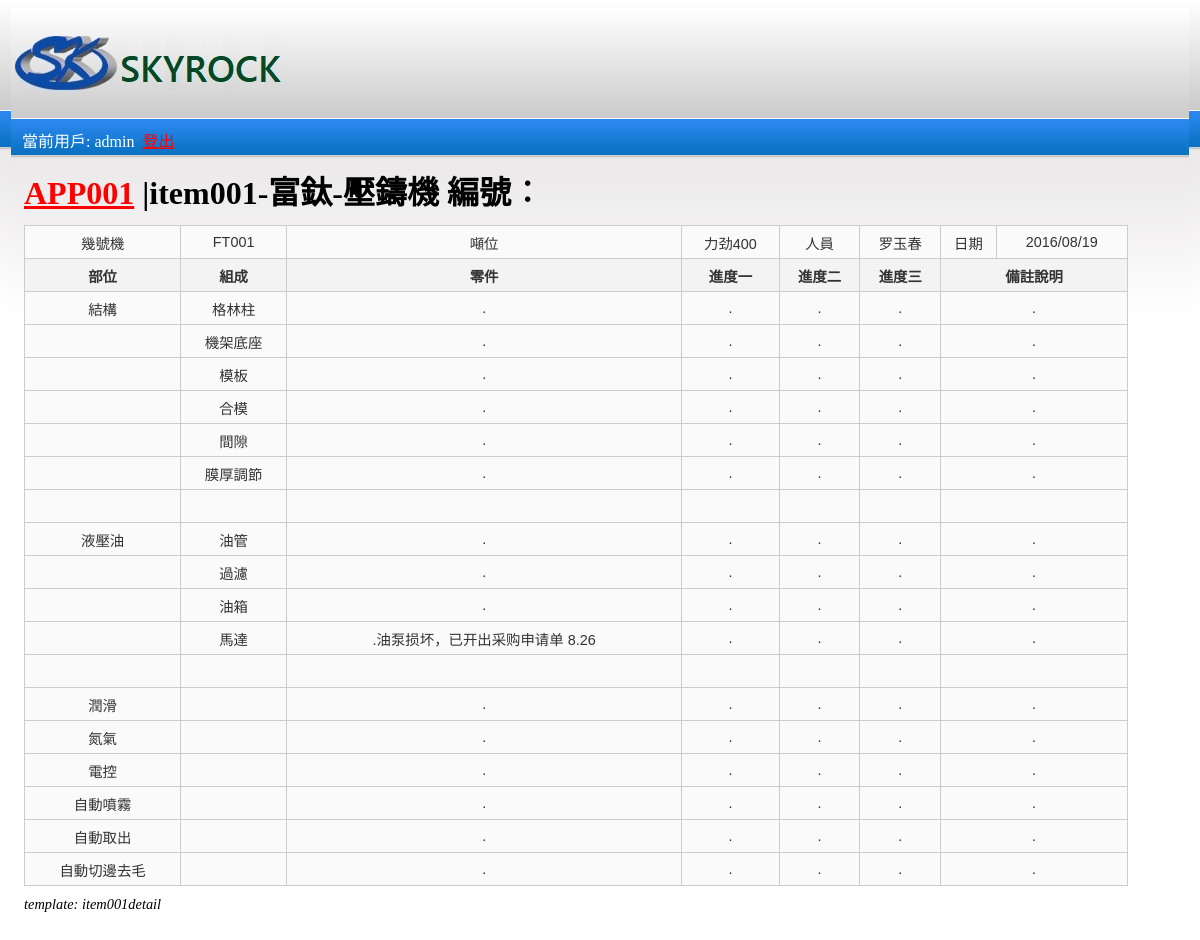
Screenshot of /app001/item001/FT001 (signed in) with the database file from the repository.
### app001/models.py (models this page shows, shortened)
class Item001(models.Model):
    field1 = models.CharField(primary_key=True,max_length=200,verbose_name="幾號機")
    field1a = models.CharField(default=".",max_length=200,verbose_name="噸位")
    r01c6 = models.CharField(default=".",max_length=99,verbose_name="人員")
    r01c8 = models.CharField(default=".",max_length=99,verbose_name="日期")
    r03c3 = models.CharField(default=".",max_length=99,verbose_name="格林柱-零件")
    r03c4 = models.CharField(default=".",max_length=99,verbose_name="格林柱-進度一")
    r03c5 = models.CharField(default=".",max_length=99,verbose_name="格林柱-進度二")
    r03c6 = models.CharField(default=".",max_length=99,verbose_name="格林柱-進度三")
    r03c7 = models.CharField(default=".",max_length=99,verbose_name="格林柱-備註說明")
    r04c3 = models.CharField(default=".",max_length=99,verbose_name="機架底座-零件")
    r04c4 = models.CharField(default=".",max_length=99,verbose_name="機架底座-進度一")
    r04c5 = models.CharField(default=".",max_length=99,verbose_name="機架底座-進度二")
    r04c6 = models.CharField(default=".",max_length=99,verbose_name="機架底座-進度三")
    r04c7 = models.CharField(default=".",max_length=99,verbose_name="機架底座-備註說明")
    r05c3 = models.CharField(default=".",max_length=99,verbose_name="模板-零件")
    r05c4 = models.CharField(default=".",max_length=99,verbose_name="模板-進度一")
    r05c5 = models.CharField(default=".",max_length=99,verbose_name="模板-進度二")
    r05c6 = models.CharField(default=".",max_length=99,verbose_name="模板-進度三")
    r05c7 = models.CharField(default=".",max_length=99,verbose_name="模板-備註說明")
    r06c3 = models.CharField(default=".",max_length=99,verbose_name="合模-零件")
    r06c4 = models.CharField(default=".",max_length=99,verbose_name="合模-進度一")
    r06c5 = models.CharField(default=".",max_length=99,verbose_name="合模-進度二")
    r06c6 = models.CharField(default=".",max_length=99,verbose_name="合模-進度三")
    r06c7 = models.CharField(default=".",max_length=99,verbose_name="合模-備註說明")
    r07c3 = models.CharField(default=".",max_length=99,verbose_name="間隙-零件")
    r07c4 = models.CharField(default=".",max_length=99,verbose_name="間隙-進度一")
    r07c5 = models.CharField(default=".",max_length=99,verbose_name="間隙-進度二")
    r07c6 = models.CharField(default=".",max_length=99,verbose_name="間隙-進度三")
    r07c7 = models.CharField(default=".",max_length=99,verbose_name="間隙-備註說明")
    r08c3 = models.CharField(default=".",max_length=99,verbose_name="膜厚調節-零件")
    r08c4 = models.CharField(default=".",max_length=99,verbose_name="膜厚調節-進度一")
    r08c5 = models.CharField(default=".",max_length=99,verbose_name="膜厚調節-進度二")
    r08c6 = models.CharField(default=".",max_length=99,verbose_name="膜厚調節-進度三")
    r08c7 = models.CharField(default=".",max_length=99,verbose_name="膜厚調節-備註說明")
    r10c3 = models.CharField(default=".",max_length=99,verbose_name="油管-零件")
    r10c4 = models.CharField(default=".",max_length=99,verbose_name="油管-進度一")
    r10c5 = models.CharField(default=".",max_length=99,verbose_name="油管-進度二")
    r10c6 = models.CharField(default=".",max_length=99,verbose_name="油管-進度三")
    r10c7 = models.CharField(default=".",max_length=99,verbose_name="油管-備註說明")
    r11c3 = models.CharField(default=".",max_length=99,verbose_name="過濾-零件")
    r11c4 = models.CharField(default=".",max_length=99,verbose_name="過濾-進度一")
    r11c5 = models.CharField(default=".",max_length=99,verbose_name="過濾-進度二")
    r11c6 = models.CharField(default=".",max_length=99,verbose_name="過濾-進度三")
    r11c7 = models.CharField(default=".",max_length=99,verbose_name="過濾-備註說明")
    r12c3 = models.CharField(default=".",max_length=99,verbose_name="油箱-零件")
    r12c4 = models.CharField(default=".",max_length=99,verbose_name="油箱-進度一")
    r12c5 = models.CharField(default=".",max_length=99,verbose_name="油箱-進度二")
    r12c6 = models.CharField(default=".",max_length=99,verbose_name="油箱-進度三")
    r12c7 = models.CharField(default=".",max_length=99,verbose_name="油箱-備註說明")
    r13c3 = models.CharField(default=".",max_length=99,verbose_name="馬達-零件")
    r13c4 = models.CharField(default=".",max_length=99,verbose_name="馬達-進度一")
    r13c5 = models.CharField(default=".",max_length=99,verbose_name="馬達-進度二")
    r13c6 = models.CharField(default=".",max_length=99,verbose_name="馬達-進度三")
    r13c7 = models.CharField(default=".",max_length=99,verbose_name="馬達-備註說明")
    r15c3 = models.CharField(default=".",max_length=99,verbose_name="潤滑-零件")
    r15c4 = models.CharField(default=".",max_length=99,verbose_name="潤滑-進度一")
    r15c5 = models.CharField(default=".",max_length=99,verbose_name="潤滑-進度二")
    r15c6 = models.CharField(default=".",max_length=99,verbose_name="潤滑-進度三")
    r15c7 = models.CharField(default=".",max_length=99,verbose_name="潤滑-備註說明")
    r16c3 = models.CharField(default=".",max_length=99,verbose_name="氮氣-零件")
    r16c4 = models.CharField(default=".",max_length=99,verbose_name="氮氣-進度一")
    r16c5 = models.CharField(default=".",max_length=99,verbose_name="氮氣-進度二")
    r16c6 = models.CharField(default=".",max_length=99,verbose_name="氮氣-進度三")
    r16c7 = models.CharField(default=".",max_length=99,verbose_name="氮氣-備註說明")
    r17c3 = models.CharField(default=".",max_length=99,verbose_name="電控-零件")
    r17c4 = models.CharField(default=".",max_length=99,verbose_name="電控-進度一")
    r17c5 = models.CharField(default=".",max_length=99,verbose_name="電控-進度二")
    r17c6 = models.CharField(default=".",max_length=99,verbose_name="電控-進度三")
    r17c7 = models.CharField(default=".",max_length=99,verbose_name="電控-備註說明")
    r18c3 = models.CharField(default=".",max_length=99,verbose_name="自動噴霧-零件")
    r18c4 = models.CharField(default=".",max_length=99,verbose_name="自動噴霧-進度一")
    r18c5 = models.CharField(default=".",max_length=99,verbose_name="自動噴霧-進度二")
    r18c6 = models.CharField(default=".",max_length=99,verbose_name="自動噴霧-進度三")
    r18c7 = models.CharField(default=".",max_length=99,verbose_name="自動噴霧-備註說明")
    r19c3 = models.CharField(default=".",max_length=99,verbose_name="自動取出-零件")
    r19c4 = models.CharField(default=".",max_length=99,verbose_name="自動取出-進度一")
    r19c5 = models.CharField(default=".",max_length=99,verbose_name="自動取出-進度二")
    r19c6 = models.CharField(default=".",max_length=99,verbose_name="自動取出-進度三")
    r19c7 = models.CharField(default=".",max_length=99,verbose_name="自動取出-備註說明")
    r20c3 = models.CharField(default=".",max_length=99,verbose_name="自動切邊去毛-零件")
    r20c4 = models.CharField(default=".",max_length=99,verbose_name="自動切邊去毛-進度一")
    r20c5 = models.CharField(default=".",max_length=99,verbose_name="自動切邊去毛-進度二")
    r20c6 = models.CharField(default=".",max_length=99,verbose_name="自動切邊去毛-進度三")
    r20c7 = models.CharField(default=".",max_length=99,verbose_name="自動切邊去毛-備註說明")

### app001/views.py (the view)
# urls.py: url(r'^item001/(?P<item001_id>[_A-Za-z0-9-\\+]+)', views.item001detail, name='item001detail'), #item001/123 後面有東西都好
def item001detail(request, item001_id):
    if not request.user.is_authenticated:
         return redirect('/')
    item001=get_object_or_404(Item001, pk=item001_id)
    context = {'current_user':request.user,'page_title':'item001-富鈦-壓鑄機 編號︰','item001_id': item001_id,'item001': item001,'item001_upper': '/app001/item001/'}
    return render(request, 'app001/item001detail.html', context)

### app001/templates/app001/item001detail.html
{% extends 'app001/base.html' %}
{% block content %}
<table>
    <tr>
        <td>幾號機</td>
        <td>  {{ item001.field1 }}</td>
        <td>噸位</td>
        <td> {{ item001.field1a }}</td>
        <td>人員</td>
        <td>  {{ item001.r01c6 }}</td>
        <td>日期</td>
        <td> {{ item001.r01c8 }}</td>
    </tr>
    <tr>
        <th>部位</th>
        <th>組成</th>
        <th>零件</th>
        <th>進度一</th>
        <th>進度二</th>
        <th>進度三</th>
        <th colspan='2'>備註說明</th>
    </tr>
<tr><td>結構</td><td>格林柱</td><td>{{item001.r03c3}}</td><td>{{item001.r03c4}}</td><td>{{item001.r03c5}}</td><td>{{item001.r03c6}}</td><td colspan="2">{{item001.r03c7}}</td></tr>
<tr><td></td><td>機架底座</td><td>{{item001.r04c3}}</td><td>{{item001.r04c4}}</td><td>{{item001.r04c5}}</td><td>{{item001.r04c6}}</td><td colspan="2">{{item001.r04c7}}</td></tr>
<tr><td></td><td>模板</td><td>{{item001.r05c3}}</td><td>{{item001.r05c4}}</td><td>{{item001.r05c5}}</td><td>{{item001.r05c6}}</td><td colspan="2">{{item001.r05c7}}</td></tr>
<tr><td></td><td>合模</td><td>{{item001.r06c3}}</td><td>{{item001.r06c4}}</td><td>{{item001.r06c5}}</td><td>{{item001.r06c6}}</td><td colspan="2">{{item001.r06c7}}</td></tr>
<tr><td></td><td>間隙</td><td>{{item001.r07c3}}</td><td>{{item001.r07c4}}</td><td>{{item001.r07c5}}</td><td>{{item001.r07c6}}</td><td colspan="2">{{item001.r07c7}}</td></tr>
<tr><td></td><td>膜厚調節</td><td>{{item001.r08c3}}</td><td>{{item001.r08c4}}</td><td>{{item001.r08c5}}</td><td>{{item001.r08c6}}</td><td colspan="2">{{item001.r08c7}}</td></tr>
<tr><td></td><td></td><td></td><td></td><td></td><td></td><td  colspan="2"></td></tr>
<tr><td>液壓油</td><td>油管</td><td>{{item001.r10c3}}</td><td>{{item001.r10c4}}</td><td>{{item001.r10c5}}</td><td>{{item001.r10c6}}</td><td colspan="2">{{item001.r10c7}}</td></tr>
<tr><td></td><td>過濾</td><td>{{item001.r11c3}}</td><td>{{item001.r11c4}}</td><td>{{item001.r11c5}}</td><td>{{item001.r11c6}}</td><td colspan="2">{{item001.r11c7}}</td></tr>
<tr><td></td><td>油箱</td><td>{{item001.r12c3}}</td><td>{{item001.r12c4}}</td><td>{{item001.r12c5}}</td><td>{{item001.r12c6}}</td><td colspan="2">{{item001.r12c7}}</td></tr>
<tr><td></td><td>馬達</td><td>{{item001.r13c3}}</td><td>{{item001.r13c4}}</td><td>{{item001.r13c5}}</td><td>{{item001.r13c6}}</td><td colspan="2">{{item001.r13c7}}</td></tr>
<tr><td></td><td></td><td></td><td></td><td></td><td></td><td  colspan="2"></td></tr>
<tr><td>潤滑</td><td></td><td>{{item001.r15c3}}</td><td>{{item001.r15c4}}</td><td>{{item001.r15c5}}</td><td>{{item001.r15c6}}</td><td colspan="2">{{item001.r15c7}}</td></tr>
<tr><td>氮氣</td><td></td><td>{{item001.r16c3}}</td><td>{{item001.r16c4}}</td><td>{{item001.r16c5}}</td><td>{{item001.r16c6}}</td><td colspan="2">{{item001.r16c7}}</td></tr>
<tr><td>電控</td><td></td><td>{{item001.r17c3}}</td><td>{{item001.r17c4}}</td><td>{{item001.r17c5}}</td><td>{{item001.r17c6}}</td><td colspan="2">{{item001.r17c7}}</td></tr>
<tr><td>自動噴霧</td><td></td><td>{{item001.r18c3}}</td><td>{{item001.r18c4}}</td><td>{{item001.r18c5}}</td><td>{{item001.r18c6}}</td><td colspan="2">{{item001.r18c7}}</td></tr>
<tr><td>自動取出</td><td></td><td>{{item001.r19c3}}</td><td>{{item001.r19c4}}</td><td>{{item001.r19c5}}</td><td>{{item001.r19c6}}</td><td colspan="2">{{item001.r19c7}}</td></tr>
<tr><td>自動切邊去毛</td><td></td><td>{{item001.r20c3}}</td><td>{{item001.r20c4}}</td><td>{{item001.r20c5}}</td><td>{{item001.r20c6}}</td><td colspan="2">{{item001.r20c7}}</td></tr>
</table>
<div class='template_name'>template: item001detail</div>
{% endblock %}

### app001/templates/app001/base.html (shortened to what this page needs)
{% load static %}
<!DOCTYPE HTML>
<html>
<head>
    <link rel="stylesheet" type="text/css" href="{% static 'app001/style.css' %}" />
<body>
    <div class="header">
        <div class="logo">
            <img src="/static/app001/images/logo.jpg" alt="logo" title="logo"/>
        </div>
    </div>
    <div class='current_user'>
          當前用戶: {{ current_user }} &nbsp;<a href="/app001/logout">登出</a>
    </div>
    <div class='page_title'>
        <h1><a href='..'>APP001</a> |{{ page_title }}
        </h1>
    </div>
    <div class='page_data'>
        {% block content %}
        {% endblock %}
    </div>
</body>

### app001/static/app001/style.css (style rules this page uses)
.current_user { color: white; margin: 9px 0px 0px 8px; }
.page_title { margin: 15px 0px 12px 10px; }
.page_data { margin: 0px 0px 0px 10px; }
.template_name { margin-top:10px; font-size: 90%; font-style: italic; }
h1 { margin: 3px 0px 3px 0px; }
body, html { padding: 0px 3px 10px 3px; background-color: #D8DBE2; background:#fff url(images/bg.jpg) repeat-x; }
table { color: #333; font-family: Helvetica, Arial, sans-serif; width: 95%; font-size:90%; border-collapse: collapse; border-spacing: 0; }
td, th { border: 1px solid #CCC; height: 30px; }
th { background: #F3F3F3; font-weight: bold; }
td { background: #FAFAFA; text-align: center; }
.header { width:1170px; margin:0 auto; height:111px; }
.header .logo { width:272px; height:56px; float:left; }
.header .logo img { width:272px; height:56px; border:0px; padding-top:28px; }
a:link { color: red; }

### rows the page displays
Item001: field1 "FT001", field1a "力劲400", r01c6 "罗玉春", r01c8 "2016/08/19", r03c3 ".", r03c4 ".", r03c5 ".", r03c6 ".", r03c7 ".", r04c3 ".", r04c4 ".", r04c5 ".", r04c6 ".", r04c7 ".", r05c3 ".", r05c4 ".", r05c5 ".", r05c6 ".", r05c7 ".", r06c3 ".", r06c4 ".", r06c5 ".", r06c6 ".", r06c7 ".", r07c3 ".", r07c4 ".", r07c5 ".", r07c6 ".", r07c7 ".", r08c3 ".", r08c4 ".", r08c5 ".", r08c6 ".", r08c7 ".", r10c3 ".", r10c4 ".", r10c5 ".", r10c6 ".", r10c7 ".", r11c3 ".", r11c4 ".", r11c5 ".", r11c6 ".", r11c7 ".", r12c3 ".", r12c4 ".", r12c5 ".", r12c6 ".", r12c7 ".", r13c3 ".油泵损坏，已开出采购申请单 8.26", r13c4 ".", r13c5 ".", r13c6 ".", r13c7 ".", r15c3 ".", r15c4 ".", r15c5 ".", r15c6 ".", r15c7 ".", r16c3 ".", r16c4 ".", r16c5 ".", r16c6 ".", r16c7 ".", r17c3 ".", r17c4 ".", r17c5 ".", r17c6 ".", r17c7 ".", r18c3 ".", r18c4 ".", r18c5 ".", r18c6 ".", r18c7 ".", r19c3 ".", r19c4 ".", r19c5 ".", r19c6 ".", r19c7 ".", r20c3 ".", r20c4 ".", r20c5 ".", r20c6 ".", r20c7 "."

### other values shown
{{ current_user }} "admin"
{{ page_title }} "item001-富鈦-壓鑄機 編號︰"
